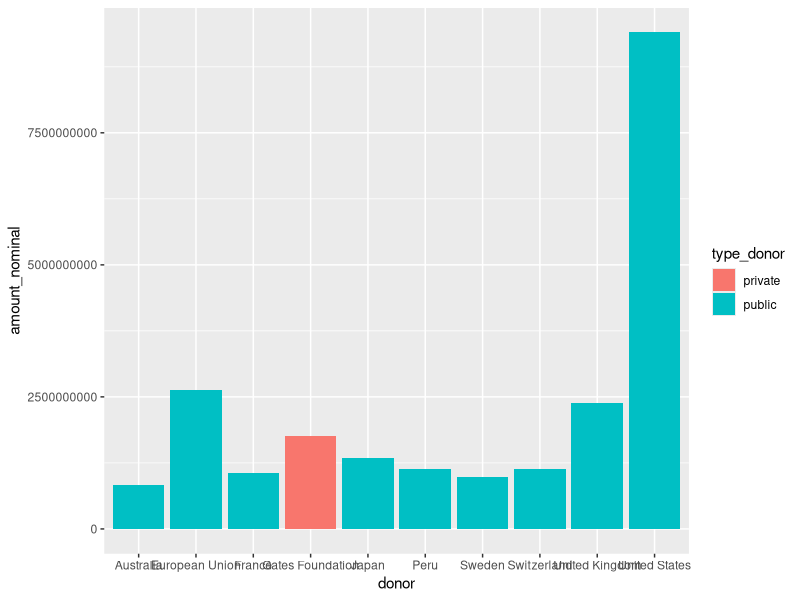
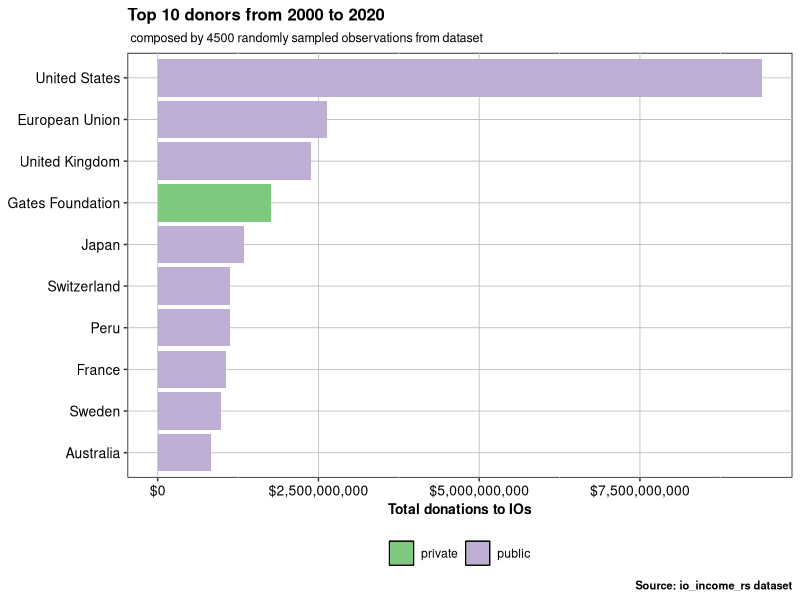
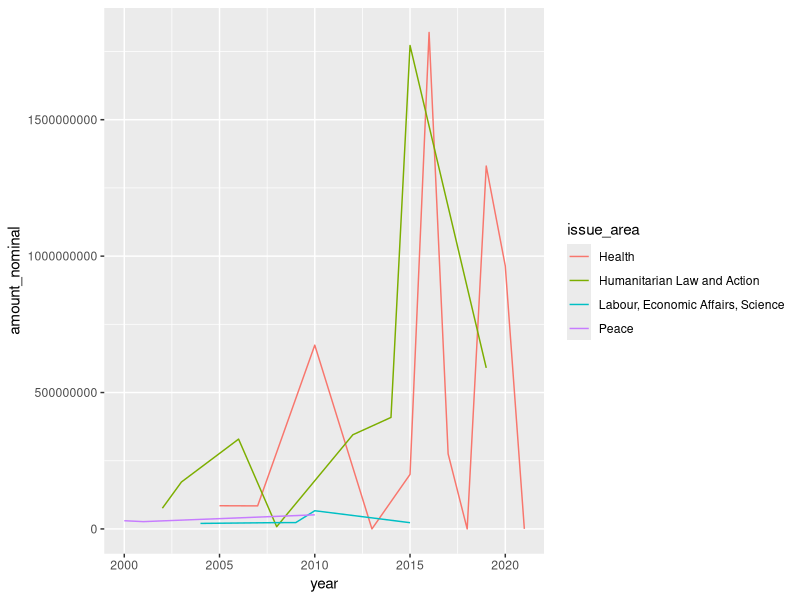
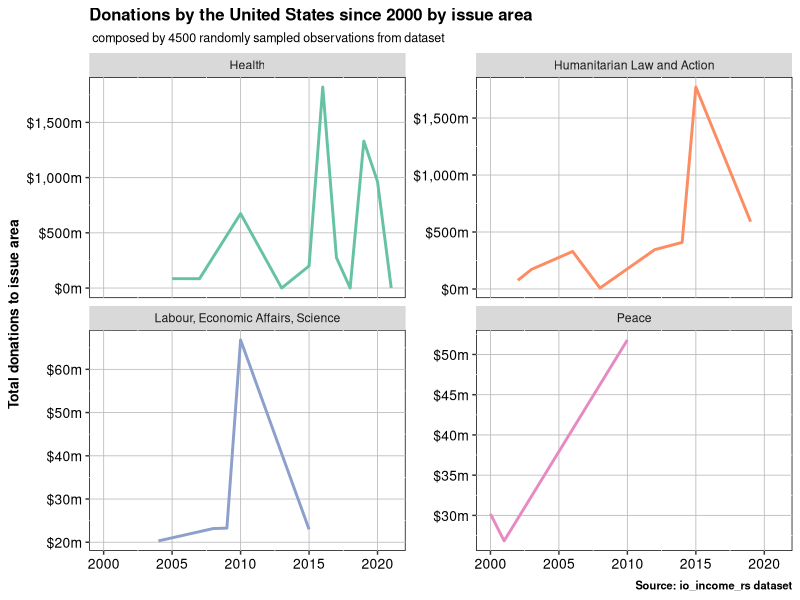
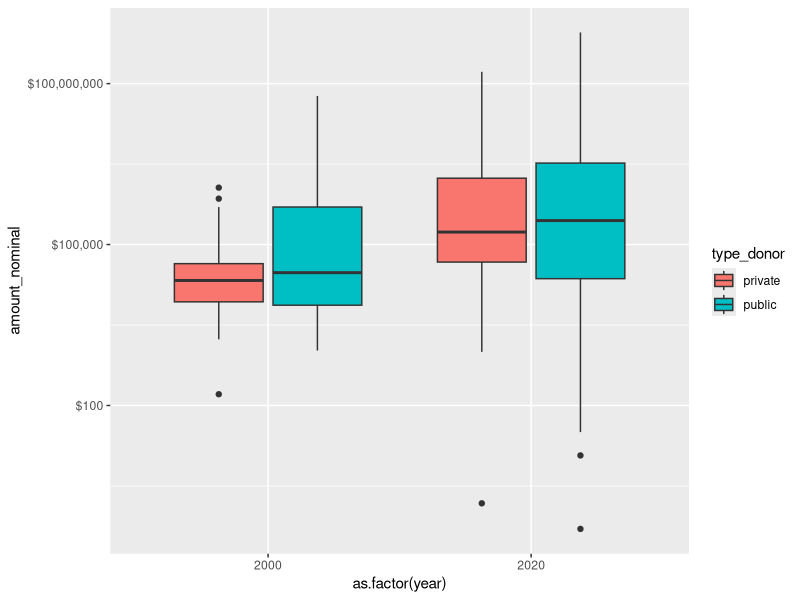
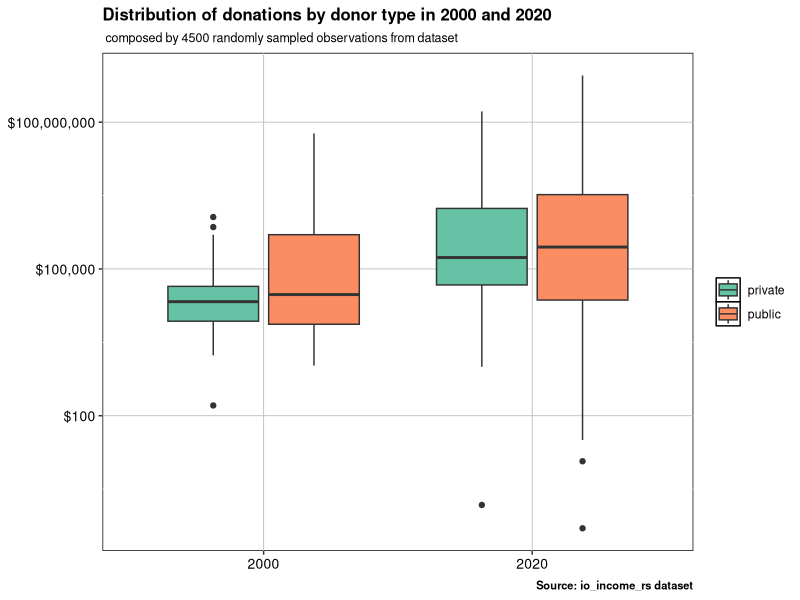
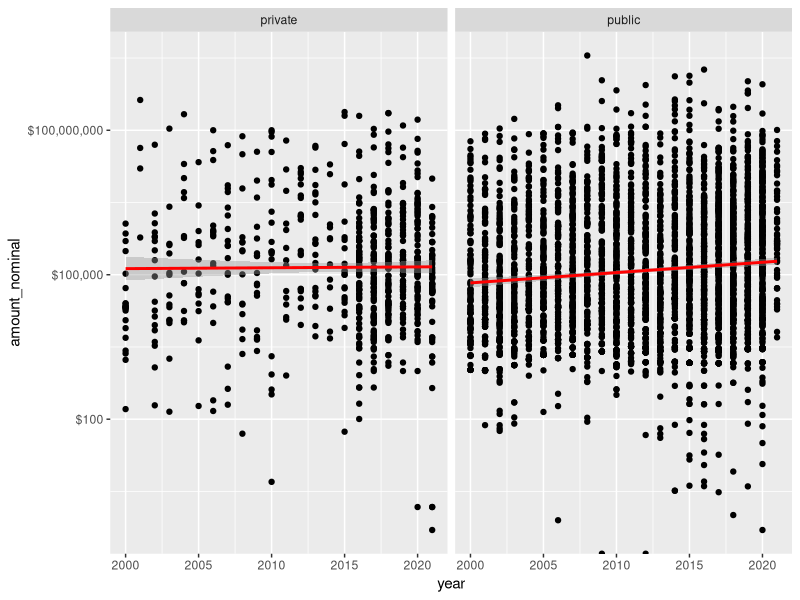
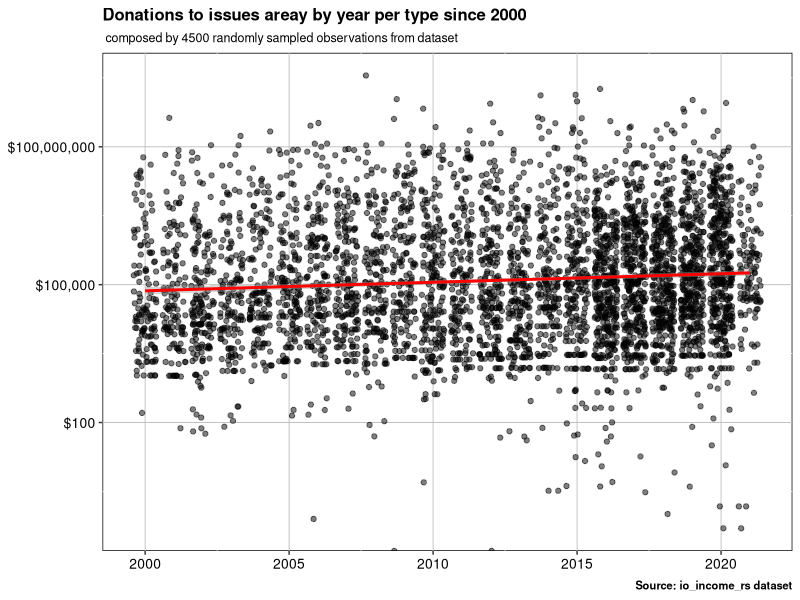

Write the R code that produced these figures, in order.
## ---- chunk 1
library(dplyr)
library(ggplot2)
library(tidyr)
library(scales)
library(readr)
io_income_rs <- read_csv("io_income_rs.csv")
options(scipen = 999)
## ---- chunk 2
io_income_rs %>%
  drop_na(donor)%>%
  group_by(donor, type_donor)%>%
  summarize(amount_nominal = sum(amount_nominal, na.rm = TRUE)) %>% 
  arrange(desc(amount_nominal))%>%
  ungroup()%>%
  slice_head(n=10)%>% 
  ggplot(mapping=aes(x=donor, y= amount_nominal, fill=type_donor))+
  geom_col() #minimal solution 

io_income_rs %>%
  drop_na(donor)%>%
  group_by(donor, type_donor)%>%
  summarize(amount_nominal = sum(amount_nominal, na.rm = TRUE)) %>% 
  arrange(desc(amount_nominal))%>%
  ungroup()%>%
  slice_head(n=10)%>%
  ggplot(mapping=aes(x=reorder(donor, amount_nominal), #order donors acc. to $$$
                     y= amount_nominal, fill=type_donor))+
  geom_col()+
  scale_fill_brewer(type="qual", palette= "Accent", direction=1)+
  scale_y_continuous(labels=scales::dollar)+
  labs( x = NULL, y = "Total donations to IOs", title = "Top 10 donors from 2000 to 2020",
    subtitle=" composed by 4500 randomly sampled observations from dataset",
    caption = "Source: io_income_rs dataset")+
  theme(panel.background = element_rect("white", "black", .5, "solid"),
    panel.grid.major = element_line(color = "grey", size = 0.3, linetype = "solid"),
    axis.text = element_text(color = "black", size = 10),
    title = element_text(color = "black", size = 10, face = "bold"),
    legend.title = element_blank(),
    plot.subtitle = element_text(color = "black", size = 9, face = "plain"),
    legend.position = "bottom") +
    coord_flip() #flipping it to simplify reading
## ---- chunk 3
io_income_rs %>%
  filter(donor== "United States") %>%
  group_by(year, issue_area)%>%
  summarize(amount_nominal = sum(amount_nominal, na.rm = TRUE)) %>% 
  ggplot(mapping=aes(x=year, y=amount_nominal, color=issue_area))+
  geom_line() #minimal solution


io_income_rs %>%
  filter(donor== "United States") %>%
  group_by(year, issue_area)%>%
  summarize(amount_nominal = sum(amount_nominal, na.rm = TRUE)) %>% 
  ggplot(mapping=aes(x=year, y=amount_nominal, color=issue_area))+
  geom_line(size=1)+
  scale_color_brewer(type="qual", palette= "Set2", direction=1)+
  scale_y_continuous(labels=scales::dollar_format(scale=.000001, suffix="m", prefix = "$"))+
    #dollar_format allows you to format the scale of dollars(thousands, millions, billions)
  labs( x = NULL, y = "Total donations to issue area", 
        title = "Donations by the United States since 2000 by issue area", 
    subtitle=" composed by 4500 randomly sampled observations from dataset",
    caption = "Source: io_income_rs dataset")+
  theme(panel.background = element_rect("white", "black", .5, "solid"),
    panel.grid.major = element_line(color = "grey", size = 0.3, linetype = "solid"),
    axis.text = element_text(color = "black", size = 10),
    title = element_text(color = "black", size = 10, face = "bold"),
    legend.title = element_blank(),
    plot.subtitle = element_text(color = "black", size = 9, face = "plain"),
    legend.position = "none")+
    facet_wrap(~issue_area, scale="free_y")# let the y-scales of facets change.
## ---- chunk 4
io_income_rs %>%
  drop_na(type_donor) %>%
  filter(year==2000 | year == 2020) %>%
  ggplot(mapping=aes(x=as.factor(year), y=amount_nominal, fill=type_donor))+
  geom_boxplot()+
  scale_y_log10(labels=scales::dollar) #minimal solution

io_income_rs %>%
  drop_na(type_donor) %>%
  filter(year==2000 | year == 2020) %>%
  ggplot(mapping=aes(x=as.factor(year), y=amount_nominal, fill=type_donor))+
  geom_boxplot()+
  scale_y_log10(labels=scales::dollar)+
  scale_fill_brewer(type="qual", palette= "Set2", direction=1)+
  labs( x = NULL, y = NULL, 
        title = "Distribution of donations by donor type in 2000 and 2020",
    subtitle=" composed by 4500 randomly sampled observations from dataset",
    caption = "Source: io_income_rs dataset")+
  theme(panel.background = element_rect("white", "black", .5, "solid"),
    panel.grid.major = element_line(color = "grey", size = 0.3, linetype = "solid"),
    axis.text = element_text(color = "black", size = 10),
    title = element_text(color = "black", size = 10, face = "bold"),
    legend.title = element_blank(),
    plot.subtitle = element_text(color = "black", size = 9, face = "plain"),
    legend.position = "right")
## ---- chunk 5
io_income_rs %>%
  drop_na(type_donor)%>%
  ggplot(mapping=aes(x=year, y=amount_nominal))+
  geom_point()+
  geom_smooth(method = "lm", color="red")+
  scale_y_log10(labels=scales::dollar)+ #minimal
  facet_wrap(~type_donor)

io_income_rs %>%
  drop_na(type_donor) %>%
  ggplot(mapping=aes(x=year, y=amount_nominal)) +
  geom_point(position="jitter", 
# position jitter adds random noise to each observation, so they do not line up by year.
             alpha=.5)+  
  # alpha makes the points transparent.
  geom_smooth(method = "lm", color="red") +
  scale_y_log10(labels=scales::dollar) +
  labs(x = NULL, y = NULL, #removing redundant info from x and y axis
       title = "Donations to issues areay by year per type since 2000", 
       subtitle=" composed by 4500 randomly sampled observations from dataset",
       caption = "Source: io_income_rs dataset") +
  theme(panel.background = element_rect("white", "black", .5, "solid"),
    panel.grid.major = element_line(color = "grey", size = 0.3, linetype = "solid"),
    axis.text = element_text(color = "black", size = 10),
    title = element_text(color = "black", size = 10, face = "bold"),
    legend.title = element_blank(),
    plot.subtitle = element_text(color = "black", size = 9, face = "plain"),
    legend.position = "right")
